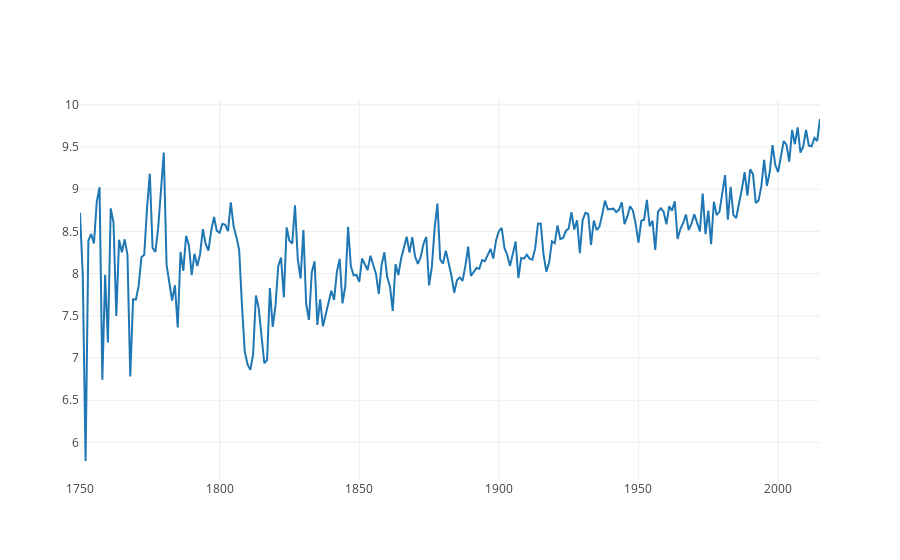

The notebook cell saved with this chart:
### Markdown cell above
### Is The Temperature Really Rising??

### Code cell
global1=pd.read_csv('../input/GlobalTemperatures.csv')
global1=global1[['dt','LandAverageTemperature']]
global1.dropna(inplace=True)
global1['dt']=pd.to_datetime(global1.dt).dt.strftime('%d/%m/%Y')
global1['dt']=global1['dt'].apply(lambda x:x[6:])
global1=global1.groupby(['dt'])['LandAverageTemperature'].mean().reset_index()
trace=go.Scatter(
    x=global1['dt'],
    y=global1['LandAverageTemperature'],
    mode='lines',
    )
data=[trace]

py.iplot(data, filename='line-mode')

### Figure 1 — Plotly figure (JSON) as saved in the notebook; plotly's stock layout.template omitted (floating-point values rounded to 4 significant figures; data arrays with more than 128 entries replaced by an {"elided": "..."} marker saying what was removed)
{"data": [{"mode": "lines", "type": "scatter", "x": {"elided": "266 str values"}, "y": {"elided": "266 float values"}}], "layout": {}}
